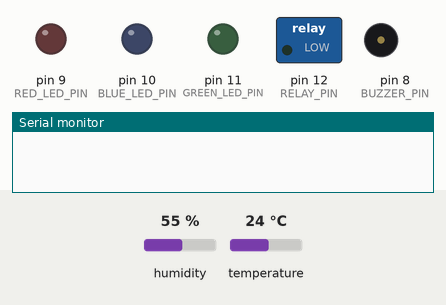
Recording of a sketch running on a simulated Arduino Uno, built with avr-gcc and run on an emulated ATmega328P. Parts: switched loads named in the sketch (green lamp = pin HIGH), output pins drawn as LEDs (lit = HIGH), buzzer (waves = sounding, pin HIGH), the last lines printed to the serial monitor. Dashed ring = blinking. The test bench sets the inputs (shaded band); at power-on: humidity 55 %, temperature 24 °C.

Above: at 0.05 s.
At 6.8 s:
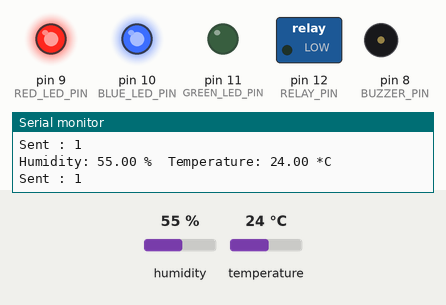
6.9 s: humidity set to 69 %
12.3 s: humidity set to 72 %
At 14.4 s:
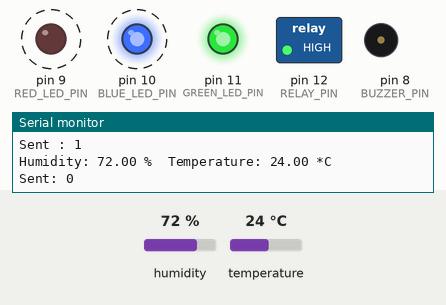
Timing chart, 0 to 23.7 s (numbered marks = the images above; inputs shaded):
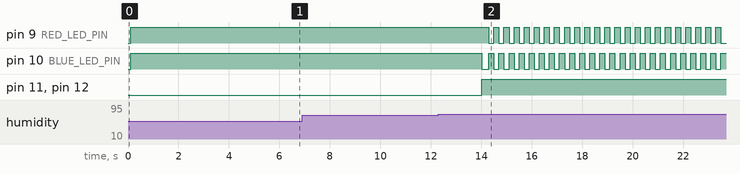

The sketch:

env_sensor.ino
```cpp
#include <Adafruit_Sensor.h>
#include <DHT.h>
#include <DHT_U.h>
#include <SoftwareSerial.h>

#define DHTPIN 2
#define DHTTYPE DHT11

#define BUZZER_PIN 8
#define RED_LED_PIN 9
#define BLUE_LED_PIN 10
#define GREEN_LED_PIN 11
#define RELAY_PIN 12

DHT dht(DHTPIN, DHTTYPE);

float temperature = 0.0;
float humidity = 0.0;

#define TEMP_THRESHOLD 30.0
#define HUMIDITY_THRESHOLD 70.0

unsigned long lastDHTReadTime = 0;
unsigned long lastBuzzerCheckTime = 0;
unsigned long lastLEDCheckTime = 0;
unsigned long lastSignalCheckTime = 0;
unsigned long lastFanCheckTime = 0;

const unsigned long DHT_INTERVAL = 2000; // 2초
const unsigned long BUZZER_INTERVAL = 10; // 10ms
const unsigned long LED_INTERVAL = 100; // 100ms
const unsigned long SIGNAL_INTERVAL = 2000; // 2초
const unsigned long FAN_INTERVAL = 100; // 100ms

bool policeSiren = false;
unsigned long sirenStartTime = 0;
int sirenFrequency = 1000;
bool increasing = true;

bool ledState = false; // LED 상태를 저장하기 위한 변수
unsigned long lastLEDChangeTime = 0; // 마지막 LED 변경 시간을 저장하는 변수
const unsigned long LED_CHANGE_INTERVAL = 200; // LED 변경 간격 (200ms)

SoftwareSerial mySerial(5, 6); // RX, TX

void setup() {
  Serial.begin(9600);
  dht.begin();

  pinMode(BUZZER_PIN, OUTPUT);
  pinMode(RED_LED_PIN, OUTPUT);
  pinMode(BLUE_LED_PIN, OUTPUT);
  pinMode(GREEN_LED_PIN, OUTPUT);
  pinMode(RELAY_PIN, OUTPUT);

  mySerial.begin(9600); // SoftwareSerial 통신 시작
}

void loop() {
  unsigned long currentTime = millis();

  // DHT 센서 읽기
  if (currentTime - lastDHTReadTime >= DHT_INTERVAL) {
    lastDHTReadTime = currentTime;
    readDHT();
  }

  // 부저 제어
  // if (currentTime - lastBuzzerCheckTime >= BUZZER_INTERVAL) {
  //   lastBuzzerCheckTime = currentTime;
  //   controlBuzzer();
  // }

  // LED 제어
  if (currentTime - lastLEDCheckTime >= LED_INTERVAL) {
    lastLEDCheckTime = currentTime;
    controlLED();
  }

  // 아두이노 간 통신 제어
  if (currentTime - lastSignalCheckTime >= SIGNAL_INTERVAL) {
    lastSignalCheckTime = currentTime;
    controlSerial();
  }

  // 릴레이 모듈을 통한 환기팬 제어
  if (currentTime - lastFanCheckTime >= FAN_INTERVAL) {
    lastFanCheckTime = currentTime;
    controlRelay();
  }
}

void readDHT() {
  humidity = dht.readHumidity();
  temperature = dht.readTemperature();
  if (isnan(humidity) || isnan(temperature)) {
    Serial.println("Failed to read from DHT sensor!");
  } else {
    Serial.print("Humidity: ");
    Serial.print(humidity);
    Serial.print(" %\t");
    Serial.print("Temperature: ");
    Serial.print(temperature);
    Serial.println(" *C");
  }
}

void controlBuzzer() {
  if (temperature > TEMP_THRESHOLD || humidity > HUMIDITY_THRESHOLD) {
    if (!policeSiren) {
      policeSiren = true;
      sirenStartTime = millis();
      sirenFrequency = 1000;
      increasing = true;
    }

    unsigned long elapsedTime = millis() - sirenStartTime;
    if (elapsedTime < 500) {
      if (increasing) {
        sirenFrequency += 10;
        if (sirenFrequency >= 1500) {
          increasing = false;
        }
      } else {
        sirenFrequency -= 10;
        if (sirenFrequency <= 1000) {
          increasing = true;
        }
      }
      tone(BUZZER_PIN, sirenFrequency);
    } else {
      sirenStartTime = millis();
    }
  } else {
    noTone(BUZZER_PIN);
    policeSiren = false;
  }
}

void controlLED() {
  unsigned long currentTime = millis();
  if (temperature > TEMP_THRESHOLD || humidity > HUMIDITY_THRESHOLD) {
    if (currentTime - lastLEDChangeTime >= LED_CHANGE_INTERVAL) {
      lastLEDChangeTime = currentTime;
      ledState = !ledState; // LED 상태 변경
      if (ledState) {
        digitalWrite(RED_LED_PIN, HIGH);
        digitalWrite(BLUE_LED_PIN, LOW);
        digitalWrite(GREEN_LED_PIN, HIGH);
      } else {
        digitalWrite(RED_LED_PIN, LOW);
        digitalWrite(BLUE_LED_PIN, HIGH);
        digitalWrite(GREEN_LED_PIN, HIGH);
      }
    }
  } else {
    digitalWrite(RED_LED_PIN, HIGH);
    digitalWrite(BLUE_LED_PIN, HIGH);
    digitalWrite(GREEN_LED_PIN, LOW);
  }
}

void controlSerial() {
  if (temperature > TEMP_THRESHOLD || humidity > HUMIDITY_THRESHOLD) {
    mySerial.println(0);  // SoftwareSerial로 데이터 전송
    Serial.println("Sent: 0"); // 시리얼 모니터에 전송된 데이터 표시
  }
  else {
    mySerial.println(1);
    Serial.println("Sent : 1");
  }
}

void controlRelay() {
  if (temperature > TEMP_THRESHOLD || humidity > HUMIDITY_THRESHOLD) {
    digitalWrite(RELAY_PIN, HIGH);
  } else {
    digitalWrite(RELAY_PIN, LOW);
  }
}
```

Measured:
- the behaviour switches between 70 and 71 % on humidity (found by bisection; images 1 and 2)
- after the input at 12.3 s, pin 9 (RED_LED_PIN): alternates HIGH for 0.20 s and LOW for 0.20 s, starting after 2.0 s; pin 10 (BLUE_LED_PIN): alternates HIGH for 0.20 s and LOW for 0.20 s, starting after 1.7 s; pin 11 (GREEN_LED_PIN), pin 12 (RELAY_PIN): LOW → HIGH after 1.7 s
